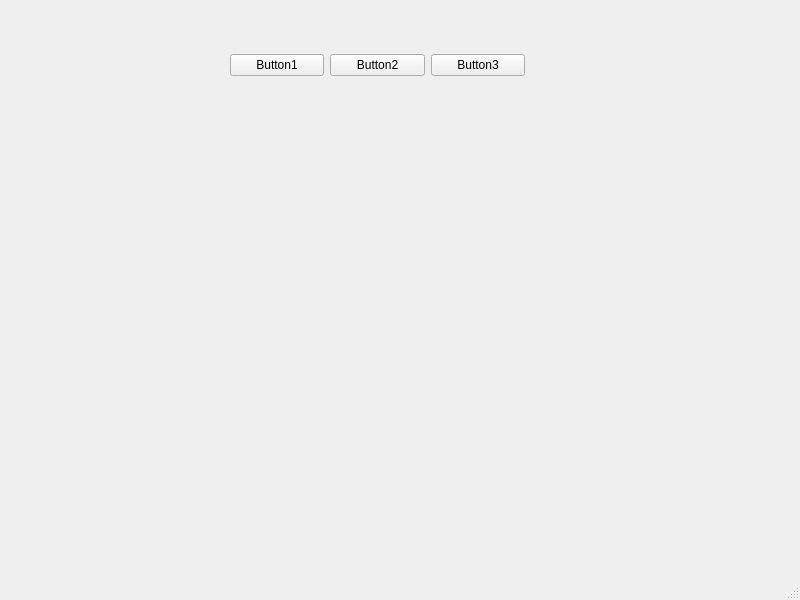
<?xml version="1.0" encoding="UTF-8"?>
<ui version="4.0">
 <class>MainWindow</class>
 <widget class="QMainWindow" name="MainWindow">
  <property name="geometry">
   <rect>
    <x>0</x>
    <y>0</y>
    <width>800</width>
    <height>600</height>
   </rect>
  </property>
  <property name="windowTitle">
   <string>MainWindow</string>
  </property>
  <widget class="QWidget" name="centralwidget">
   <widget class="QWidget" name="">
    <property name="geometry">
     <rect>
      <x>230</x>
      <y>50</y>
      <width>295</width>
      <height>30</height>
     </rect>
    </property>
    <layout class="QHBoxLayout" name="horizontalLayout">
     <item>
      <widget class="QPushButton" name="pushButton">
       <property name="text">
        <string>Button1</string>
       </property>
      </widget>
     </item>
     <item>
      <widget class="QPushButton" name="pushButton_2">
       <property name="text">
        <string>Button2</string>
       </property>
      </widget>
     </item>
     <item>
      <widget class="QPushButton" name="pushButton_3">
       <property name="text">
        <string>Button3</string>
       </property>
      </widget>
     </item>
    </layout>
   </widget>
  </widget>
  <widget class="QMenuBar" name="menubar">
   <property name="geometry">
    <rect>
     <x>0</x>
     <y>0</y>
     <width>800</width>
     <height>26</height>
    </rect>
   </property>
  </widget>
  <widget class="QStatusBar" name="statusbar"/>
 </widget>
 <resources/>
 <connections/>
</ui>
